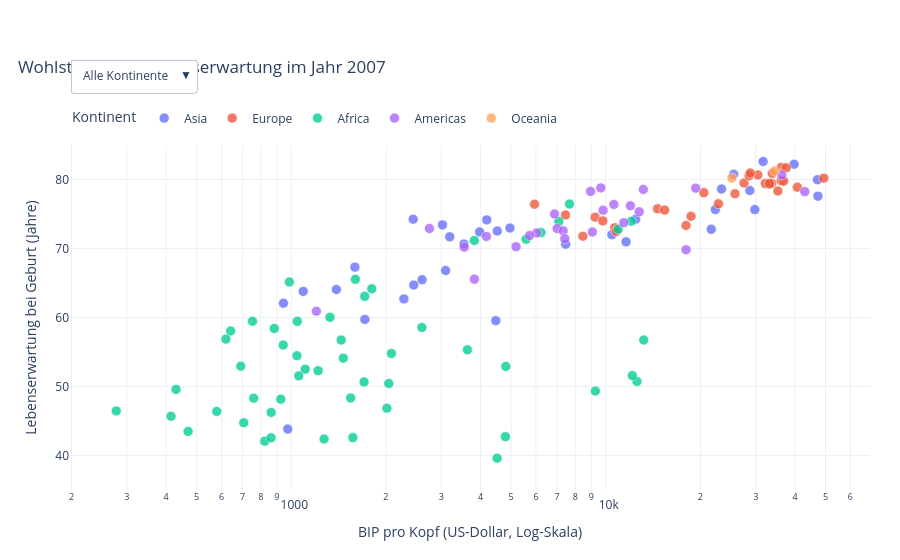

The code cell stored with this chart in its notebook:
### Markdown cell above
---
## 7. Vollständiges Dropdown-Mikrobeispiel

`color="continent"` erzeugt einen Trace je Kontinent. Jeder Dropdown-Button setzt eine boolesche `visible`-Liste in exakt dieser Trace-Reihenfolge. `method="update"` verändert gleichzeitig Trace-Eigenschaften und den Titel im Layout.

### Code cell
# Die Abbildung wird kopiert, um die Interaktionen zu aktualisieren
fig_dropdown = copy.deepcopy(fig_updated)

# Die Namen der Traces werden extrahiert, um die Dropdown-Buttons zu erstellen.
trace_names = [trace.name for trace in fig_dropdown.data]

# Die Dropdown-Buttons werden erstellt, um die Sichtbarkeit der Traces basierend auf dem ausgewählten Kontinent zu steuern. Der erste Button zeigt alle Kontinente an, während die folgenden Buttons jeweils einen einzelnen Kontinent anzeigen.
buttons = [
    dict(
        label="Alle Kontinente",
        method="update",
        args=[
            {"visible": [True] * len(fig_dropdown.data)},
            {"title.text": "Wohlstand und Lebenserwartung – alle Kontinente"},
        ],
    )
]

# Die Sichtbarkeit der Traces wird für jeden Kontinent aktualisiert, und die entsprechenden Dropdown-Buttons werden erstellt. 
for continent in trace_names:
    visibility = [name == continent for name in trace_names]
    buttons.append(
        dict(
            label=continent,
            method="update",
            args=[
                {"visible": visibility},
                {"title.text": f"Wohlstand und Lebenserwartung – {continent}"},
            ],
        )
    )

# Die Layout-Einstellungen der Abbildung werden aktualisiert, um das Dropdown-Menü hinzuzufügen und die Ränder anzupassen.
fig_dropdown.update_layout(
    updatemenus=[
        dict(
            type="dropdown", buttons=buttons, active=0, showactive=True,
            x=0.0, xanchor="left", y=1.25, yanchor="top",
        )
    ],
    margin={"l": 70, "r": 30, "t": 145, "b": 70},
)
fig_dropdown.show(config={"displaylogo": False})

### Figure 1 — Plotly figure (JSON) as saved in the notebook; plotly's stock layout.template omitted (floating-point values rounded to 4 significant figures)
{"data": [{"hovertemplate": "<b>%{hovertext}</b><br>BIP/Kopf: %{x:,.0f} US$<br>Lebenserwartung: %{y:.1f} Jahre<extra></extra>", "hovertext": ["Afghanistan", "Bahrain", "Bangladesh", "Cambodia", "China", "Hong Kong, China", "India", "Indonesia", "Iran", "Iraq", "Israel", "Japan", "Jordan", "Korea, Dem. Rep.", "Korea, Rep.", "Kuwait", "Lebanon", "Malaysia", "Mongolia", "Myanmar", "Nepal", "Oman", "Pakistan", "Philippines", "Saudi Arabia", "Singapore", "Sri Lanka", "Syria", "Taiwan", "Thailand", "Vietnam", "West Bank and Gaza", "Yemen, Rep."], "legendgroup": "Asia", "marker": {"color": "#636efa", "line": {"color": "white", "width": 0.6}, "opacity": 0.78, "size": 10, "symbol": "circle"}, "mode": "markers", "name": "Asia", "orientation": "v", "showlegend": true, "type": "scatter", "x": [974.6, 29800.0, 1391.0, 1714.0, 4959.0, 39720.0, 2452.0, 3541.0, 11610.0, 4471.0, 25520.0, 31660.0, 4519.0, 1593.0, 23350.0, 47310.0, 10460.0, 12450.0, 3096.0, 944, 1091.0, 22320.0, 2606.0, 3190.0, 21650.0, 47140.0, 3970.0, 4185.0, 28720.0, 7458.0, 2442.0, 3025.0, 2281.0], "xaxis": "x", "y": [43.83, 75.64, 64.06, 59.72, 72.96, 82.21, 64.7, 70.65, 70.96, 59.55, 80.75, 82.6, 72.53, 67.3, 78.62, 77.59, 71.99, 74.24, 66.8, 62.07, 63.78, 75.64, 65.48, 71.69, 72.78, 79.97, 72.4, 74.14, 78.4, 70.62, 74.25, 73.42, 62.7], "yaxis": "y"}, {"hovertemplate": "<b>%{hovertext}</b><br>BIP/Kopf: %{x:,.0f} US$<br>Lebenserwartung: %{y:.1f} Jahre<extra></extra>", "hovertext": ["Albania", "Austria", "Belgium", "Bosnia and Herzegovina", "Bulgaria", "Croatia", "Czech Republic", "Denmark", "Finland", "France", "Germany", "Greece", "Hungary", "Iceland", "Ireland", "Italy", "Montenegro", "Netherlands", "Norway", "Poland", "Portugal", "Romania", "Serbia", "Slovak Republic", "Slovenia", "Spain", "Sweden", "Switzerland", "Turkey", "United Kingdom"], "legendgroup": "Europe", "marker": {"color": "#EF553B", "line": {"color": "white", "width": 0.6}, "opacity": 0.78, "size": 10, "symbol": "circle"}, "mode": "markers", "name": "Europe", "orientation": "v", "showlegend": true, "type": "scatter", "x": [5937.0, 36130.0, 33690.0, 7446.0, 10680.0, 14620.0, 22830.0, 35280.0, 33210.0, 30470.0, 32170.0, 27540.0, 18010.0, 36180.0, 40680.0, 28570.0, 9254.0, 36800.0, 49360.0, 15390.0, 20510.0, 10810.0, 9787.0, 18680.0, 25770.0, 28820.0, 33860.0, 37510.0, 8458.0, 33200.0], "xaxis": "x", "y": [76.42, 79.83, 79.44, 74.85, 73.0, 75.75, 76.49, 78.33, 79.31, 80.66, 79.41, 79.48, 73.34, 81.76, 78.89, 80.55, 74.54, 79.76, 80.2, 75.56, 78.1, 72.48, 74.0, 74.66, 77.93, 80.94, 80.88, 81.7, 71.78, 79.42], "yaxis": "y"}, {"hovertemplate": "<b>%{hovertext}</b><br>BIP/Kopf: %{x:,.0f} US$<br>Lebenserwartung: %{y:.1f} Jahre<extra></extra>", "hovertext": ["Algeria", "Angola", "Benin", "Botswana", "Burkina Faso", "Burundi", "Cameroon", "Central African Republic", "Chad", "Comoros", "Congo, Dem. Rep.", "Congo, Rep.", "Cote d'Ivoire", "Djibouti", "Egypt", "Equatorial Guinea", "Eritrea", "Ethiopia", "Gabon", "Gambia", "Ghana", "Guinea", "Guinea-Bissau", "Kenya", "Lesotho", "Liberia", "Libya", "Madagascar", "Malawi", "Mali", "Mauritania", "Mauritius", "Morocco", "Mozambique", "Namibia", "Niger", "Nigeria", "Reunion", "Rwanda", "Sao Tome and Principe", "Senegal", "Sierra Leone", "Somalia", "South Africa", "Sudan", "Swaziland", "Tanzania", "Togo", "Tunisia", "Uganda", "Zambia", "Zimbabwe"], "legendgroup": "Africa", "marker": {"color": "#00cc96", "line": {"color": "white", "width": 0.6}, "opacity": 0.78, "size": 10, "symbol": "circle"}, "mode": "markers", "name": "Africa", "orientation": "v", "showlegend": true, "type": "scatter", "x": [6223.0, 4797.0, 1441.0, 12570.0, 1217.0, 430.1, 2042.0, 706.0, 1704.0, 986.1, 277.6, 3633.0, 1545.0, 2082.0, 5581.0, 12150.0, 641.4, 690.8, 13210.0, 752.7, 1328.0, 942.7, 579.2, 1463.0, 1569.0, 414.5, 12060.0, 1045.0, 759.3, 1043.0, 1803.0, 10960.0, 3820.0, 823.7, 4811.0, 619.7, 2014.0, 7670.0, 863.1, 1598.0, 1712.0, 862.5, 926.1, 9270.0, 2602.0, 4513.0, 1107.0, 883.0, 7093.0, 1056.0, 1271.0, 469.7], "xaxis": "x", "y": [72.3, 42.73, 56.73, 50.73, 52.3, 49.58, 50.43, 44.74, 50.65, 65.15, 46.46, 55.32, 48.33, 54.79, 71.34, 51.58, 58.04, 52.95, 56.73, 59.45, 60.02, 56.01, 46.39, 54.11, 42.59, 45.68, 73.95, 59.44, 48.3, 54.47, 64.16, 72.8, 71.16, 42.08, 52.91, 56.87, 46.86, 76.44, 46.24, 65.53, 63.06, 42.57, 48.16, 49.34, 58.56, 39.61, 52.52, 58.42, 73.92, 51.54, 42.38, 43.49], "yaxis": "y"}, {"hovertemplate": "<b>%{hovertext}</b><br>BIP/Kopf: %{x:,.0f} US$<br>Lebenserwartung: %{y:.1f} Jahre<extra></extra>", "hovertext": ["Argentina", "Bolivia", "Brazil", "Canada", "Chile", "Colombia", "Costa Rica", "Cuba", "Dominican Republic", "Ecuador", "El Salvador", "Guatemala", "Haiti", "Honduras", "Jamaica", "Mexico", "Nicaragua", "Panama", "Paraguay", "Peru", "Puerto Rico", "Trinidad and Tobago", "United States", "Uruguay", "Venezuela"], "legendgroup": "Americas", "marker": {"color": "#ab63fa", "line": {"color": "white", "width": 0.6}, "opacity": 0.78, "size": 10, "symbol": "circle"}, "mode": "markers", "name": "Americas", "orientation": "v", "showlegend": true, "type": "scatter", "x": [12780.0, 3822.0, 9066.0, 36320.0, 13170.0, 7007.0, 9645.0, 8948.0, 6025.0, 6873.0, 5728.0, 5186.0, 1202.0, 3548.0, 7321.0, 11980.0, 2749.0, 9809.0, 4173.0, 7409.0, 19330.0, 18010.0, 42950.0, 10610.0, 11420.0], "xaxis": "x", "y": [75.32, 65.55, 72.39, 80.65, 78.55, 72.89, 78.78, 78.27, 72.23, 74.99, 71.88, 70.26, 60.92, 70.2, 72.57, 76.19, 72.9, 75.54, 71.75, 71.42, 78.75, 69.82, 78.24, 76.38, 73.75], "yaxis": "y"}, {"hovertemplate": "<b>%{hovertext}</b><br>BIP/Kopf: %{x:,.0f} US$<br>Lebenserwartung: %{y:.1f} Jahre<extra></extra>", "hovertext": ["Australia", "New Zealand"], "legendgroup": "Oceania", "marker": {"color": "#FFA15A", "line": {"color": "white", "width": 0.6}, "opacity": 0.78, "size": 10, "symbol": "circle"}, "mode": "markers", "name": "Oceania", "orientation": "v", "showlegend": true, "type": "scatter", "x": [34440.0, 25190.0], "xaxis": "x", "y": [81.23, 80.2], "yaxis": "y"}], "layout": {"hovermode": "closest", "legend": {"orientation": "h", "title": {"text": "Kontinent"}, "tracegroupgap": 0, "y": 1.12}, "margin": {"b": 70, "l": 70, "r": 30, "t": 145}, "title": {"text": "Wohlstand und Lebenserwartung im Jahr 2007", "x": 0.02}, "updatemenus": [{"active": 0, "buttons": [{"args": [{"visible": [true, true, true, true, true]}, {"title.text": "Wohlstand und Lebenserwartung – alle Kontinente"}], "label": "Alle Kontinente", "method": "update"}, {"args": [{"visible": [true, false, false, false, false]}, {"title.text": "Wohlstand und Lebenserwartung – Asia"}], "label": "Asia", "method": "update"}, {"args": [{"visible": [false, true, false, false, false]}, {"title.text": "Wohlstand und Lebenserwartung – Europe"}], "label": "Europe", "method": "update"}, {"args": [{"visible": [false, false, true, false, false]}, {"title.text": "Wohlstand und Lebenserwartung – Africa"}], "label": "Africa", "method": "update"}, {"args": [{"visible": [false, false, false, true, false]}, {"title.text": "Wohlstand und Lebenserwartung – Americas"}], "label": "Americas", "method": "update"}, {"args": [{"visible": [false, false, false, false, true]}, {"title.text": "Wohlstand und Lebenserwartung – Oceania"}], "label": "Oceania", "method": "update"}], "showactive": true, "type": "dropdown", "x": 0, "xanchor": "left", "y": 1.25, "yanchor": "top"}], "xaxis": {"anchor": "y", "domain": [0, 1], "showgrid": true, "title": {"text": "BIP pro Kopf (US-Dollar, Log-Skala)"}, "type": "log"}, "yaxis": {"anchor": "x", "domain": [0, 1], "range": [35, 85], "showgrid": true, "title": {"text": "Lebenserwartung bei Geburt (Jahre)"}}}}
